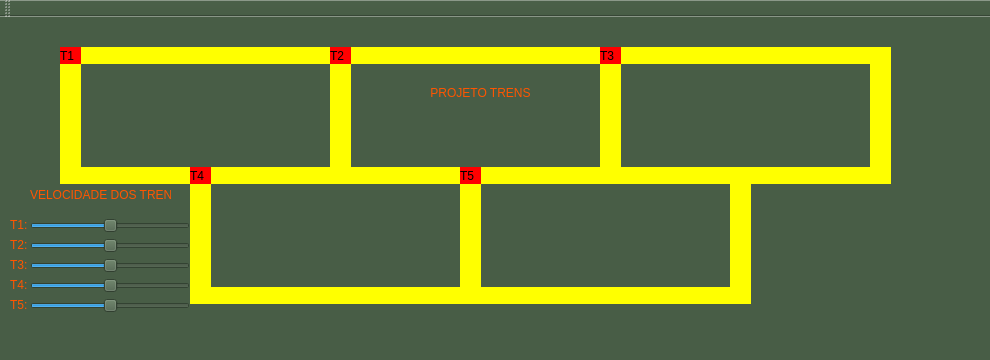
<?xml version="1.0" encoding="UTF-8"?>
<ui version="4.0">
 <class>MainWindow</class>
 <widget class="QMainWindow" name="MainWindow">
  <property name="geometry">
   <rect>
    <x>0</x>
    <y>0</y>
    <width>990</width>
    <height>360</height>
   </rect>
  </property>
  <property name="windowTitle">
   <string>MainWindow</string>
  </property>
  <property name="styleSheet">
   <string notr="true">background-color: rgb(72, 93, 70);</string>
  </property>
  <widget class="QWidget" name="centralWidget">
   <widget class="QLabel" name="label_trem1">
    <property name="geometry">
     <rect>
      <x>60</x>
      <y>30</y>
      <width>21</width>
      <height>17</height>
     </rect>
    </property>
    <property name="styleSheet">
     <string notr="true">QLabel { background: red}</string>
    </property>
    <property name="text">
     <string>T1</string>
    </property>
   </widget>
   <widget class="QLabel" name="label_trilho1">
    <property name="geometry">
     <rect>
      <x>80</x>
      <y>30</y>
      <width>250</width>
      <height>17</height>
     </rect>
    </property>
    <property name="styleSheet">
     <string notr="true">QLabel { background: yellow}</string>
    </property>
    <property name="text">
     <string/>
    </property>
   </widget>
   <widget class="QLabel" name="label_trilho2">
    <property name="geometry">
     <rect>
      <x>80</x>
      <y>150</y>
      <width>250</width>
      <height>17</height>
     </rect>
    </property>
    <property name="styleSheet">
     <string notr="true">QLabel { background: yellow}</string>
    </property>
    <property name="text">
     <string/>
    </property>
   </widget>
   <widget class="QLabel" name="label_trilho3_2">
    <property name="geometry">
     <rect>
      <x>330</x>
      <y>30</y>
      <width>21</width>
      <height>137</height>
     </rect>
    </property>
    <property name="styleSheet">
     <string notr="true">QLabel { background: yellow}</string>
    </property>
    <property name="text">
     <string/>
    </property>
   </widget>
   <widget class="QLabel" name="label_trilho3">
    <property name="geometry">
     <rect>
      <x>60</x>
      <y>30</y>
      <width>21</width>
      <height>137</height>
     </rect>
    </property>
    <property name="styleSheet">
     <string notr="true">QLabel { background: yellow}</string>
    </property>
    <property name="text">
     <string/>
    </property>
   </widget>
   <widget class="QLabel" name="label_trilho3_3">
    <property name="geometry">
     <rect>
      <x>600</x>
      <y>30</y>
      <width>21</width>
      <height>137</height>
     </rect>
    </property>
    <property name="styleSheet">
     <string notr="true">QLabel { background: yellow}</string>
    </property>
    <property name="text">
     <string/>
    </property>
   </widget>
   <widget class="QLabel" name="label_trilho1_2">
    <property name="geometry">
     <rect>
      <x>350</x>
      <y>30</y>
      <width>250</width>
      <height>17</height>
     </rect>
    </property>
    <property name="styleSheet">
     <string notr="true">QLabel { background: yellow}</string>
    </property>
    <property name="text">
     <string/>
    </property>
   </widget>
   <widget class="QLabel" name="label_trilho2_2">
    <property name="geometry">
     <rect>
      <x>350</x>
      <y>150</y>
      <width>250</width>
      <height>17</height>
     </rect>
    </property>
    <property name="styleSheet">
     <string notr="true">QLabel { background: yellow}</string>
    </property>
    <property name="text">
     <string/>
    </property>
   </widget>
   <widget class="QLabel" name="label_trem2">
    <property name="geometry">
     <rect>
      <x>330</x>
      <y>30</y>
      <width>21</width>
      <height>17</height>
     </rect>
    </property>
    <property name="styleSheet">
     <string notr="true">QLabel { background: red}</string>
    </property>
    <property name="text">
     <string>T2</string>
    </property>
   </widget>
   <widget class="QLabel" name="label_trilho1_3">
    <property name="geometry">
     <rect>
      <x>620</x>
      <y>30</y>
      <width>250</width>
      <height>17</height>
     </rect>
    </property>
    <property name="styleSheet">
     <string notr="true">QLabel { background: yellow}</string>
    </property>
    <property name="text">
     <string/>
    </property>
   </widget>
   <widget class="QLabel" name="label_trem3">
    <property name="geometry">
     <rect>
      <x>600</x>
      <y>30</y>
      <width>21</width>
      <height>17</height>
     </rect>
    </property>
    <property name="styleSheet">
     <string notr="true">QLabel { background: red}</string>
    </property>
    <property name="text">
     <string>T3</string>
    </property>
   </widget>
   <widget class="QLabel" name="label_trilho3_4">
    <property name="geometry">
     <rect>
      <x>870</x>
      <y>30</y>
      <width>21</width>
      <height>137</height>
     </rect>
    </property>
    <property name="styleSheet">
     <string notr="true">QLabel { background: yellow}</string>
    </property>
    <property name="text">
     <string/>
    </property>
   </widget>
   <widget class="QLabel" name="label_trilho2_3">
    <property name="geometry">
     <rect>
      <x>620</x>
      <y>150</y>
      <width>250</width>
      <height>17</height>
     </rect>
    </property>
    <property name="styleSheet">
     <string notr="true">QLabel { background: yellow}</string>
    </property>
    <property name="text">
     <string/>
    </property>
   </widget>
   <widget class="QLabel" name="label_trilho4">
    <property name="geometry">
     <rect>
      <x>190</x>
      <y>150</y>
      <width>21</width>
      <height>137</height>
     </rect>
    </property>
    <property name="styleSheet">
     <string notr="true">QLabel { background: yellow}</string>
    </property>
    <property name="text">
     <string/>
    </property>
   </widget>
   <widget class="QLabel" name="label_trilho4_2">
    <property name="geometry">
     <rect>
      <x>460</x>
      <y>150</y>
      <width>21</width>
      <height>137</height>
     </rect>
    </property>
    <property name="styleSheet">
     <string notr="true">QLabel { background: yellow}</string>
    </property>
    <property name="text">
     <string/>
    </property>
   </widget>
   <widget class="QLabel" name="label_trilho5">
    <property name="geometry">
     <rect>
      <x>210</x>
      <y>270</y>
      <width>250</width>
      <height>17</height>
     </rect>
    </property>
    <property name="styleSheet">
     <string notr="true">QLabel { background: yellow}</string>
    </property>
    <property name="text">
     <string/>
    </property>
   </widget>
   <widget class="QLabel" name="label_trilho4_3">
    <property name="geometry">
     <rect>
      <x>730</x>
      <y>150</y>
      <width>21</width>
      <height>137</height>
     </rect>
    </property>
    <property name="styleSheet">
     <string notr="true">QLabel { background: yellow}</string>
    </property>
    <property name="text">
     <string/>
    </property>
   </widget>
   <widget class="QLabel" name="label_trilho5_2">
    <property name="geometry">
     <rect>
      <x>480</x>
      <y>270</y>
      <width>250</width>
      <height>17</height>
     </rect>
    </property>
    <property name="styleSheet">
     <string notr="true">QLabel { background: yellow}</string>
    </property>
    <property name="text">
     <string/>
    </property>
   </widget>
   <widget class="QLabel" name="label_trem4">
    <property name="geometry">
     <rect>
      <x>190</x>
      <y>150</y>
      <width>21</width>
      <height>17</height>
     </rect>
    </property>
    <property name="styleSheet">
     <string notr="true">QLabel { background: red}</string>
    </property>
    <property name="text">
     <string>T4</string>
    </property>
   </widget>
   <widget class="QLabel" name="label_trem5">
    <property name="geometry">
     <rect>
      <x>460</x>
      <y>150</y>
      <width>21</width>
      <height>17</height>
     </rect>
    </property>
    <property name="styleSheet">
     <string notr="true">QLabel { background: red}</string>
    </property>
    <property name="text">
     <string>T5</string>
    </property>
   </widget>
   <widget class="QLabel" name="label">
    <property name="geometry">
     <rect>
      <x>410</x>
      <y>60</y>
      <width>141</width>
      <height>31</height>
     </rect>
    </property>
    <property name="styleSheet">
     <string notr="true">color: rgb(255, 85, 0);
font: 11pt &quot;Tibetan Machine Uni&quot;;</string>
    </property>
    <property name="text">
     <string>PROJETO TRENS</string>
    </property>
    <property name="alignment">
     <set>Qt::AlignCenter</set>
    </property>
   </widget>
   <widget class="QSlider" name="Slider1">
    <property name="geometry">
     <rect>
      <x>30</x>
      <y>200</y>
      <width>160</width>
      <height>17</height>
     </rect>
    </property>
    <property name="layoutDirection">
     <enum>Qt::LeftToRight</enum>
    </property>
    <property name="autoFillBackground">
     <bool>false</bool>
    </property>
    <property name="maximum">
     <number>200</number>
    </property>
    <property name="sliderPosition">
     <number>100</number>
    </property>
    <property name="tracking">
     <bool>true</bool>
    </property>
    <property name="orientation">
     <enum>Qt::Horizontal</enum>
    </property>
   </widget>
   <widget class="QSlider" name="Slider2">
    <property name="geometry">
     <rect>
      <x>30</x>
      <y>220</y>
      <width>160</width>
      <height>17</height>
     </rect>
    </property>
    <property name="maximum">
     <number>200</number>
    </property>
    <property name="sliderPosition">
     <number>100</number>
    </property>
    <property name="orientation">
     <enum>Qt::Horizontal</enum>
    </property>
   </widget>
   <widget class="QLabel" name="label_2">
    <property name="geometry">
     <rect>
      <x>30</x>
      <y>170</y>
      <width>141</width>
      <height>16</height>
     </rect>
    </property>
    <property name="styleSheet">
     <string notr="true">font: 25 italic 10pt &quot;Ubuntu&quot;;
color: rgb(255, 85, 0);</string>
    </property>
    <property name="text">
     <string>VELOCIDADE DOS TRENS</string>
    </property>
   </widget>
   <widget class="QLabel" name="label_3">
    <property name="geometry">
     <rect>
      <x>10</x>
      <y>200</y>
      <width>21</width>
      <height>16</height>
     </rect>
    </property>
    <property name="styleSheet">
     <string notr="true">color: rgb(255, 85, 0);</string>
    </property>
    <property name="text">
     <string>T1:</string>
    </property>
   </widget>
   <widget class="QLabel" name="label_4">
    <property name="geometry">
     <rect>
      <x>10</x>
      <y>220</y>
      <width>21</width>
      <height>16</height>
     </rect>
    </property>
    <property name="styleSheet">
     <string notr="true">color: rgb(255, 85, 0);</string>
    </property>
    <property name="text">
     <string>T2:</string>
    </property>
   </widget>
   <widget class="QLabel" name="label_5">
    <property name="geometry">
     <rect>
      <x>10</x>
      <y>240</y>
      <width>21</width>
      <height>16</height>
     </rect>
    </property>
    <property name="styleSheet">
     <string notr="true">color: rgb(255, 85, 0);</string>
    </property>
    <property name="text">
     <string>T3:</string>
    </property>
   </widget>
   <widget class="QLabel" name="label_6">
    <property name="geometry">
     <rect>
      <x>10</x>
      <y>260</y>
      <width>21</width>
      <height>16</height>
     </rect>
    </property>
    <property name="styleSheet">
     <string notr="true">color: rgb(255, 85, 0);</string>
    </property>
    <property name="text">
     <string>T4:</string>
    </property>
   </widget>
   <widget class="QLabel" name="label_7">
    <property name="geometry">
     <rect>
      <x>10</x>
      <y>280</y>
      <width>21</width>
      <height>16</height>
     </rect>
    </property>
    <property name="styleSheet">
     <string notr="true">color: rgb(255, 85, 0);</string>
    </property>
    <property name="text">
     <string>T5:</string>
    </property>
   </widget>
   <widget class="QSlider" name="Slider3">
    <property name="geometry">
     <rect>
      <x>30</x>
      <y>240</y>
      <width>160</width>
      <height>17</height>
     </rect>
    </property>
    <property name="maximum">
     <number>200</number>
    </property>
    <property name="sliderPosition">
     <number>100</number>
    </property>
    <property name="orientation">
     <enum>Qt::Horizontal</enum>
    </property>
   </widget>
   <widget class="QSlider" name="Slider4">
    <property name="geometry">
     <rect>
      <x>30</x>
      <y>260</y>
      <width>160</width>
      <height>17</height>
     </rect>
    </property>
    <property name="maximum">
     <number>200</number>
    </property>
    <property name="sliderPosition">
     <number>100</number>
    </property>
    <property name="orientation">
     <enum>Qt::Horizontal</enum>
    </property>
   </widget>
   <widget class="QSlider" name="Slider5">
    <property name="geometry">
     <rect>
      <x>30</x>
      <y>280</y>
      <width>160</width>
      <height>17</height>
     </rect>
    </property>
    <property name="maximum">
     <number>200</number>
    </property>
    <property name="sliderPosition">
     <number>100</number>
    </property>
    <property name="orientation">
     <enum>Qt::Horizontal</enum>
    </property>
   </widget>
   <zorder>label_trilho2_3</zorder>
   <zorder>label_trilho3_4</zorder>
   <zorder>label_trilho1</zorder>
   <zorder>label_trilho2</zorder>
   <zorder>label_trilho3_2</zorder>
   <zorder>label_trilho3</zorder>
   <zorder>label_trilho3_3</zorder>
   <zorder>label_trilho1_2</zorder>
   <zorder>label_trilho2_2</zorder>
   <zorder>label_trilho1_3</zorder>
   <zorder>label_trilho4</zorder>
   <zorder>label_trilho4_2</zorder>
   <zorder>label_trilho5</zorder>
   <zorder>label_trilho4_3</zorder>
   <zorder>label_trilho5_2</zorder>
   <zorder>label_trem4</zorder>
   <zorder>label_trem1</zorder>
   <zorder>label_trem2</zorder>
   <zorder>label_trem5</zorder>
   <zorder>label_trem3</zorder>
   <zorder>label</zorder>
   <zorder>Slider1</zorder>
   <zorder>Slider2</zorder>
   <zorder>label_2</zorder>
   <zorder>label_3</zorder>
   <zorder>label_4</zorder>
   <zorder>label_5</zorder>
   <zorder>label_6</zorder>
   <zorder>label_7</zorder>
   <zorder>Slider3</zorder>
   <zorder>Slider4</zorder>
   <zorder>Slider5</zorder>
  </widget>
  <widget class="QMenuBar" name="menuBar">
   <property name="geometry">
    <rect>
     <x>0</x>
     <y>0</y>
     <width>990</width>
     <height>22</height>
    </rect>
   </property>
  </widget>
  <widget class="QToolBar" name="mainToolBar">
   <attribute name="toolBarArea">
    <enum>TopToolBarArea</enum>
   </attribute>
   <attribute name="toolBarBreak">
    <bool>false</bool>
   </attribute>
  </widget>
  <widget class="QStatusBar" name="statusBar"/>
 </widget>
 <layoutdefault spacing="6" margin="11"/>
 <resources/>
 <connections/>
</ui>
